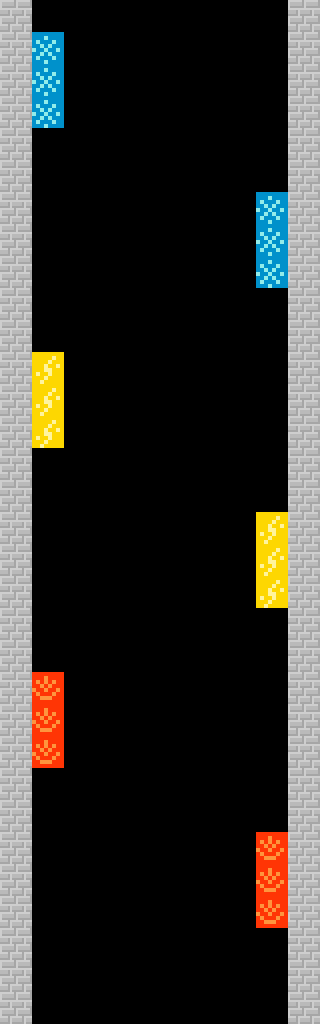

A level layout from a 2D game, rendered from its tile map. Below: a short description, then the map file with tile-grid data replaced by summaries:
An orthogonal 10x32 tile map with 32x32 px tiles, 2 tile layers (_wall, debug).

<map version="1.0" orientation="orthogonal" renderorder="right-down" width="10" height="32" tilewidth="32" tileheight="32" nextobjectid="1">
 <tileset firstgid="1" name="objects" tilewidth="32" tileheight="32">
  <tile id="0">
   <image width="32" height="32" source="fire.png" />
  </tile>
  <tile id="1">
   <image width="32" height="32" source="ice.png" />
  </tile>
  <tile id="2">
   <image width="32" height="32" source="wind.png" />
  </tile>
  <tile id="3">
   <image width="32" height="32" source="block.png" />
  </tile>
 </tileset>
 <layer name="_wall" width="10" height="32">
  <data>[320 cells, 64 non-empty, 1 distinct tile ids]</data>
 </layer>
 <layer name="debug" width="10" height="32">
  <data>[320 cells, 18 non-empty, 3 distinct tile ids]</data>
 </layer>
</map>